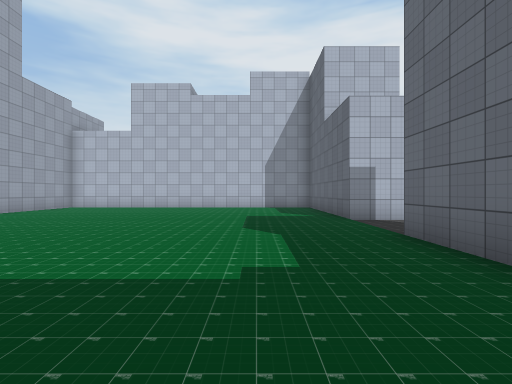
View 1 (above)

23 first-person views from a walk through a 3-D level made in the Unity game engine. The camera is 1.3 m above the floor, looks level and sees 85° across. The floor is counted in squares, 2 m on a side. Each view is taken from the middle of a square. On the plan, view 1 faces up. The plan holds only what a view shows up to about 9 squares ahead; the rest is blank. The place goes on beyond the plan. Some surface patterns are stand-ins.

View 2
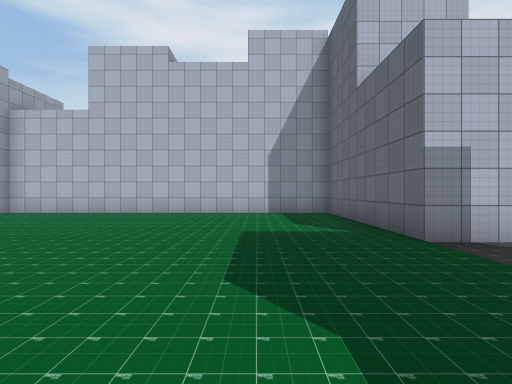

View 3
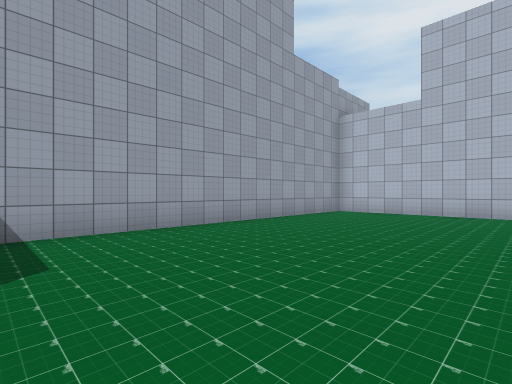

View 4
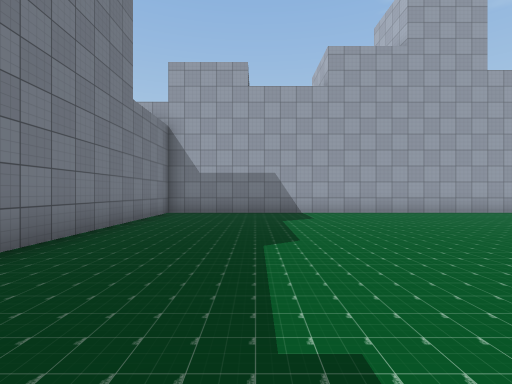

View 5
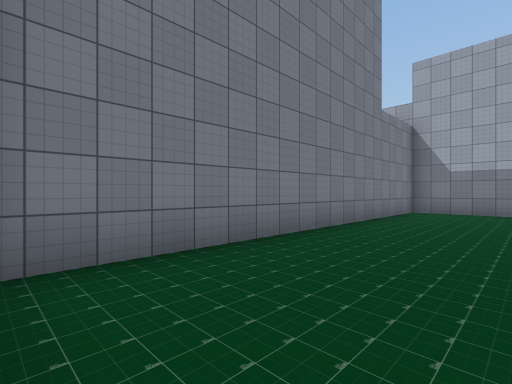

View 6
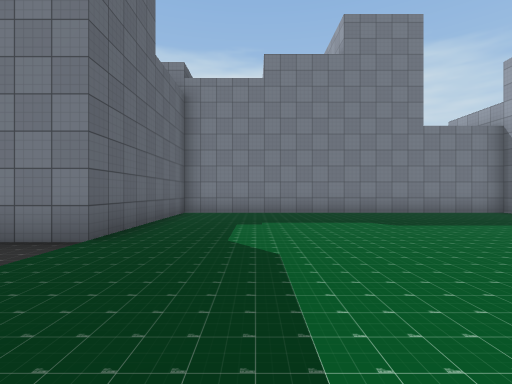

View 7
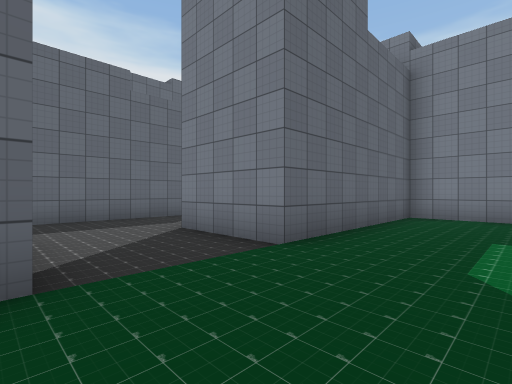

View 8
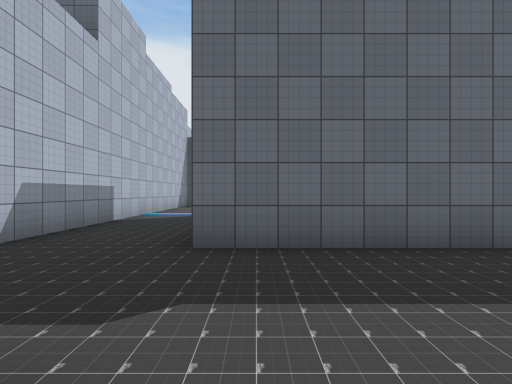

View 9
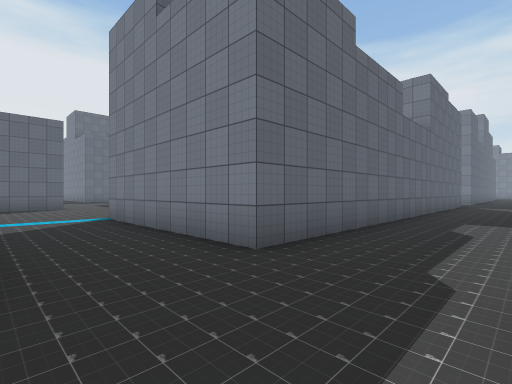

View 10
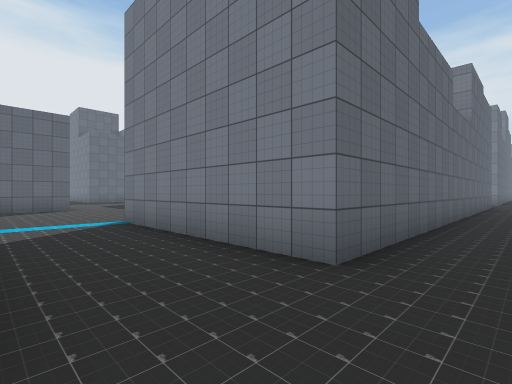

View 11
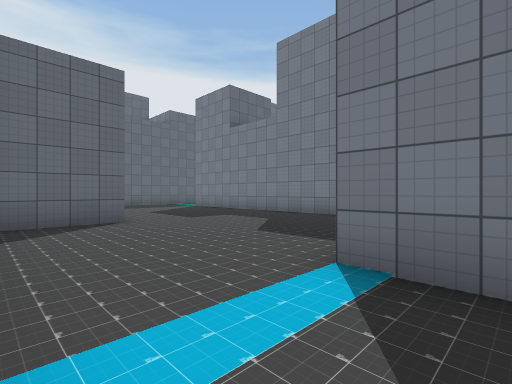

View 12
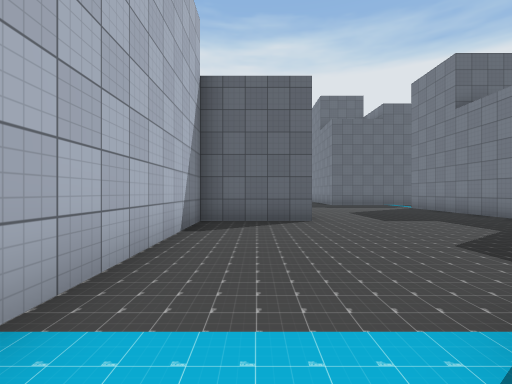

View 13
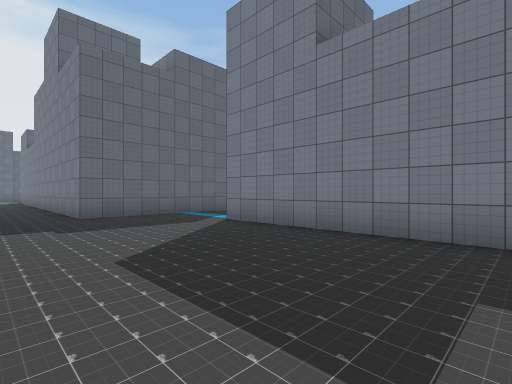

View 14
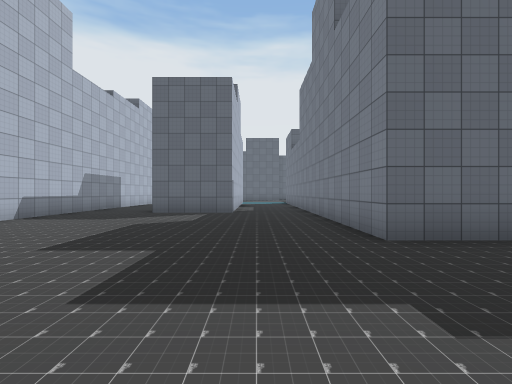

View 15
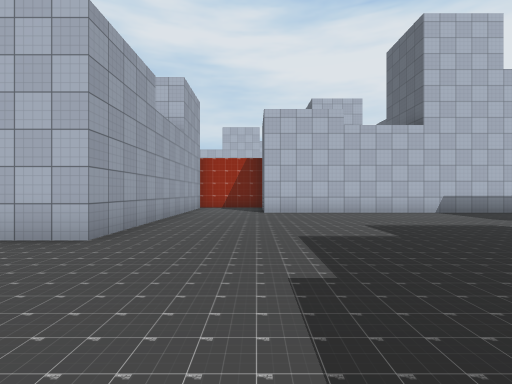

View 16
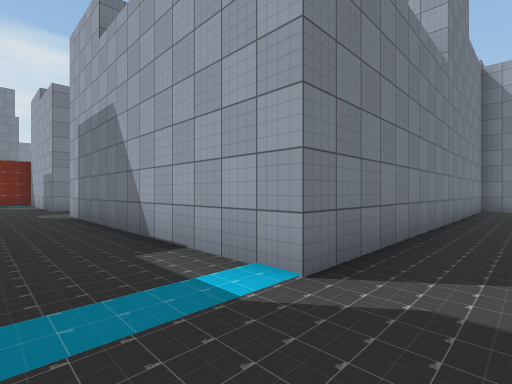

View 17
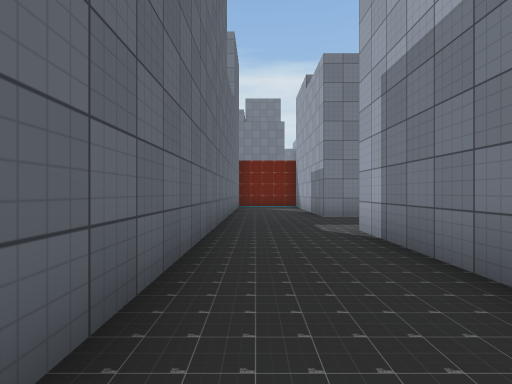

View 18
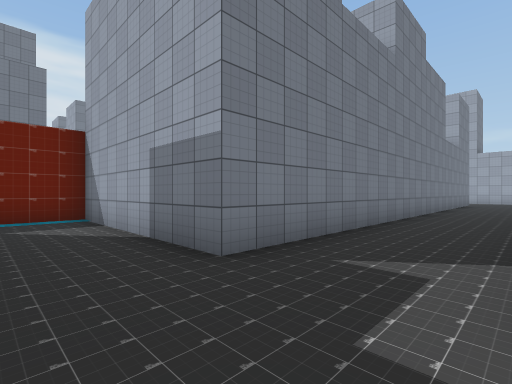

View 19
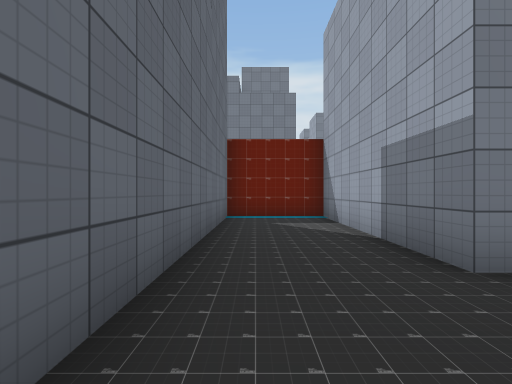

View 20
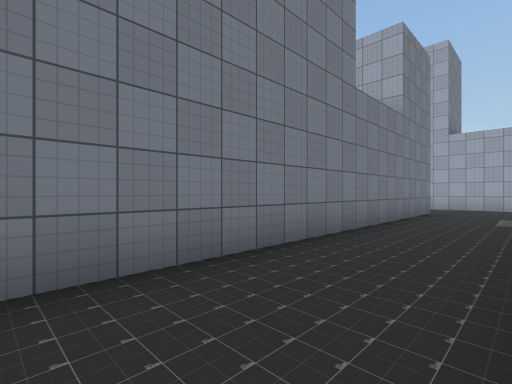

View 21
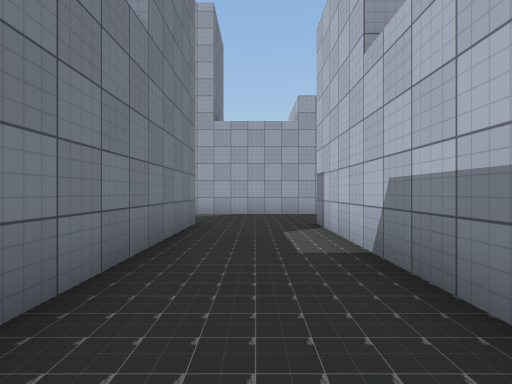

View 22
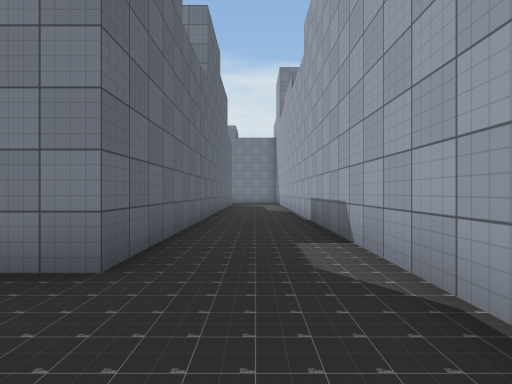

View 23
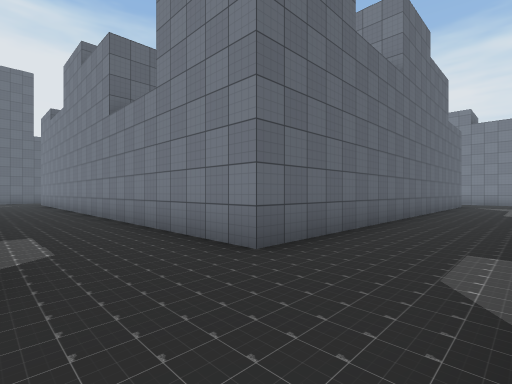

### Floor plan
Points are (right, up) in squares from view 1. A wall is a line through its corners. A room is listed if a view was taken in it or the views show most of it. See-through windows are left out.
Room 1 (views 1, 2, 3, 4, 5, 6, 7)
walls: (2.3, 6.7) (2.3, 11.8) (-7.7, 11.8) (-7.7, -0.7) (2.3, -0.7) (2.3, 4.2)
ways out: opening at (3.5, 5.5) to room 2
Room 2 (views 8, 9, 10, 11, 12, 13, 14, 15, 16, 17, 18, 19, 20, 21, 22, 23)
walls: (12.5, 1.7) (22.2, 1.7) (22.2, -5.8); (12.2, 2.5) (12.2, 2); (17.2, 6.7) (17.2, 9.2) (7.5, 9.2); (24.7, 1) (24.7, 4.2) (29.9, 4.2); (11.8, -5.7) (7.2, -5.7); (7.2, -2.5) (7.2, 6.7) (12.3, 6.7); (19.8, 12) (19.8, 6.7) (18.5, 6.7); (3.6, 6.7) (2.3, 6.7); (4.7, -5.1) (4.7, -15); (2.3, 4.2) (4.7, 4.2); (29.7, 6.8) (29.7, 9.2); (30.1, 11.8) (22.2, 11.8); (7.2, -16.5) (7.2, -8.2) (22.2, -8.2) (22.2, -13.2) (24.7, -13.2) (24.7, -1.8)
ways out: opening at (3.5, 5.5) to room 1

Positions as (right, up) in squares from view 1, and headings:
1: (0, 0), facing up
2: (0, 3), facing up
3: (-3, 3), facing up-left
4: (1, 2), facing left
5: (2, 2), facing down-left
6: (0, 8), facing down
7: (0, 7), facing down-right
8: (4, 6), facing right
9: (5, 9), facing down-right
10: (6, 9), facing down-right
11: (11, 9), facing down-right
12: (11, 8), facing right
13: (17, 6), facing down-right
14: (21, 6), facing right
15: (22, 3), facing up
16: (24, 3), facing down-left
17: (24, -1), facing down
18: (24, -6), facing down-left
19: (24, -6), facing down
20: (17, -6), facing down-left
21: (13, -7), facing left
22: (6, -6), facing down
23: (5, -6), facing down-right
